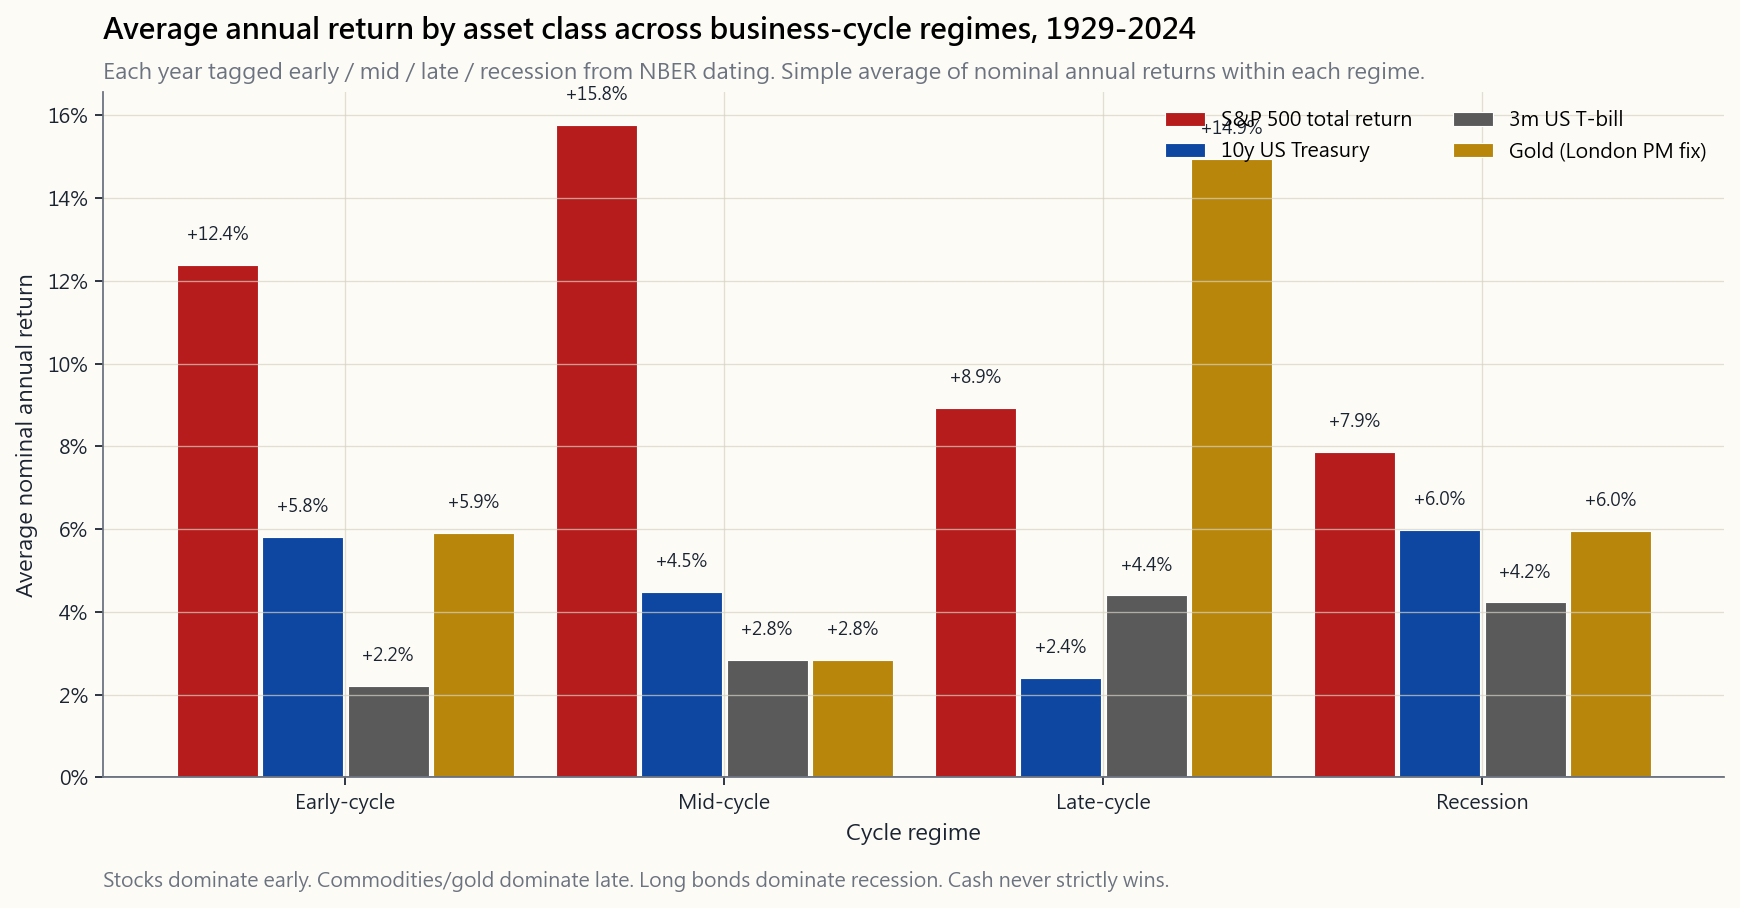

Reproduce this figure in Python.
"""Week 10, §2.5 — Average annual return by asset class across 4 regimes.

Each year 1929-2024 is tagged with one of {early, mid, late, recession}.
Bars: simple average of nominal annual returns inside each regime, for
4 asset classes: S&P 500 total return, 10y Treasuries, 3m T-bills, gold.

The S&P / Treasury / T-bill series come from the embedded Damodaran
table (scripts.market_data). Gold annual returns are embedded inline
below from London PM-fix year-end prices (1929-2024).

The regime tag per year is a simplified business-cycle label based on
NBER peaks/troughs and yoy real GDP direction:
    recession  -- year overlapping an NBER recession >= 4 months
    early      -- the 1-2 years immediately following a recession trough
    late       -- the 1-2 years immediately preceding a recession peak
    mid        -- everything else (steady expansion)

Run:
    uv run python course/image/week10_asset_class_by_regime.py
"""

from __future__ import annotations

import sys
from pathlib import Path

import matplotlib.pyplot as plt
import numpy as np
import pandas as pd

sys.path.insert(0, str(Path(__file__).resolve().parents[2]))

from scripts.chart_helpers import (  # noqa: E402
    PALETTE_LIGHT,
    render_for_all_locales,
    style_axes,
)
from scripts.market_data import damodaran_annual_returns  # noqa: E402

OUT_DIR = Path(__file__).parent
BASE = "week10_asset_class_by_regime"

# ---------------------------------------------------------------------------
# Regime tag per year (1929-2024). Hand-built from NBER recession dating +
# proximity to peak/trough. Categories: recession, early, mid, late.
# ---------------------------------------------------------------------------
REGIME = {
    # Great Depression contractions
    1929: "late", 1930: "recession", 1931: "recession", 1932: "recession",
    1933: "recession", 1934: "early", 1935: "early", 1936: "mid",
    1937: "late", 1938: "recession", 1939: "early", 1940: "early",
    # WWII expansion / 1945 recession
    1941: "mid", 1942: "mid", 1943: "mid", 1944: "late",
    1945: "recession", 1946: "early", 1947: "early",
    # 1948-49 recession
    1948: "late", 1949: "recession", 1950: "early", 1951: "early", 1952: "mid",
    # 1953-54 recession
    1953: "recession", 1954: "recession", 1955: "early", 1956: "mid",
    # 1957-58 recession
    1957: "recession", 1958: "recession", 1959: "early",
    # 1960-61 recession
    1960: "recession", 1961: "early", 1962: "early", 1963: "mid",
    1964: "mid", 1965: "mid", 1966: "late", 1967: "late", 1968: "late",
    # 1969-70 recession
    1969: "recession", 1970: "recession", 1971: "early", 1972: "mid",
    # 1973-75 recession (stagflation)
    1973: "recession", 1974: "recession", 1975: "recession",
    1976: "early", 1977: "mid", 1978: "late", 1979: "late",
    # 1980 + 1981-82 recessions
    1980: "recession", 1981: "recession", 1982: "recession",
    1983: "early", 1984: "early", 1985: "mid", 1986: "mid", 1987: "mid",
    1988: "mid", 1989: "late",
    # 1990-91 recession
    1990: "recession", 1991: "recession", 1992: "early", 1993: "early",
    1994: "mid", 1995: "mid", 1996: "mid", 1997: "mid", 1998: "mid",
    1999: "late", 2000: "late",
    # 2001 recession
    2001: "recession", 2002: "early", 2003: "early", 2004: "mid", 2005: "mid",
    2006: "late", 2007: "late",
    # 2008-09 recession
    2008: "recession", 2009: "recession", 2010: "early", 2011: "early",
    2012: "mid", 2013: "mid", 2014: "mid", 2015: "mid", 2016: "mid",
    2017: "mid", 2018: "mid", 2019: "late",
    # 2020 recession
    2020: "recession", 2021: "early", 2022: "late", 2023: "late",
    2024: "late",
}

# ---------------------------------------------------------------------------
# Gold annual returns (decimals), USD year-end London PM fix.
# Pre-1934 = $20.67/oz fixed; 1934 dollar devaluation lifted to $35
# (treated as a single ~+69% nominal step in 1934). $35 fixed
# 1934-1971; freely floating from 1971. Numbers below are conventional
# year-end-to-year-end returns.
# ---------------------------------------------------------------------------
GOLD = {
    1929: 0.000, 1930: 0.000, 1931: 0.000, 1932: 0.000, 1933: 0.000,
    1934: 0.6929,
    1935: 0.000, 1936: 0.000, 1937: 0.000, 1938: 0.000, 1939: 0.000,
    1940: 0.000, 1941: 0.000, 1942: 0.000, 1943: 0.000, 1944: 0.000,
    1945: 0.000, 1946: 0.000, 1947: 0.000, 1948: 0.000, 1949: 0.000,
    1950: 0.000, 1951: 0.000, 1952: 0.000, 1953: 0.000, 1954: 0.000,
    1955: 0.000, 1956: 0.000, 1957: 0.000, 1958: 0.000, 1959: 0.000,
    1960: 0.000, 1961: 0.000, 1962: 0.000, 1963: 0.000, 1964: 0.000,
    1965: 0.000, 1966: 0.000, 1967: 0.000, 1968: 0.000, 1969: 0.000,
    1970: 0.000,
    1971: 0.143, 1972: 0.434, 1973: 0.731, 1974: 0.660, 1975: -0.246,
    1976: -0.040, 1977: 0.213, 1978: 0.371, 1979: 1.268, 1980: 0.150,
    1981: -0.328, 1982: 0.144, 1983: -0.157, 1984: -0.190, 1985: 0.058,
    1986: 0.211, 1987: 0.241, 1988: -0.155, 1989: -0.025, 1990: -0.026,
    1991: -0.103, 1992: -0.058, 1993: 0.171, 1994: -0.022, 1995: 0.010,
    1996: -0.046, 1997: -0.215, 1998: -0.007, 1999: 0.012, 2000: -0.057,
    2001: 0.024, 2002: 0.243, 2003: 0.193, 2004: 0.052, 2005: 0.182,
    2006: 0.231, 2007: 0.310, 2008: 0.054, 2009: 0.244, 2010: 0.295,
    2011: 0.103, 2012: 0.071, 2013: -0.281, 2014: -0.019, 2015: -0.104,
    2016: 0.085, 2017: 0.135, 2018: -0.019, 2019: 0.184, 2020: 0.245,
    2021: -0.036, 2022: -0.005, 2023: 0.131, 2024: 0.270,
}


REGIME_ORDER = ["early", "mid", "late", "recession"]

LANG_STRINGS = {
    "en": {
        "title":    "Average annual return by asset class across business-cycle regimes, 1929-2024",
        "subtitle": "Each year tagged early / mid / late / recession from NBER dating. Simple average of nominal annual returns within each regime.",
        "xlabel":   "Cycle regime",
        "ylabel":   "Average nominal annual return",
        "stocks":   "S&P 500 total return",
        "tbond":    "10y US Treasury",
        "tbill":    "3m US T-bill",
        "gold":     "Gold (London PM fix)",
        "regimes":  ["Early-cycle", "Mid-cycle", "Late-cycle", "Recession"],
        "ann":      "Stocks dominate early. Commodities/gold dominate late. Long bonds dominate recession. Cash never strictly wins.",
    },
    "hk": {
        "title":    "各資產類別在景氣循環四階段的平均年回報,1929-2024",
        "subtitle": "依 NBER 日期將每年標為 早期/中期/晚期/衰退,計算每階段的名義年回報簡單平均。",
        "xlabel":   "景氣循環階段",
        "ylabel":   "平均名義年回報",
        "stocks":   "標普 500 總回報",
        "tbond":    "10 年期美國國債",
        "tbill":    "3 個月美國國庫券",
        "gold":     "黃金(倫敦下午定盤)",
        "regimes":  ["早期", "中期", "晚期", "衰退"],
        "ann":      "早期股票領先;晚期商品/黃金領先;衰退長債領先;現金從不長期勝出。",
    },
    "tw": {
        "title":    "各資產類別在景氣循環四階段的平均年報酬,1929-2024",
        "subtitle": "依 NBER 日期將每年標為 早期/中期/晚期/衰退,計算每階段的名義年報酬簡單平均。",
        "xlabel":   "景氣循環階段",
        "ylabel":   "平均名義年報酬",
        "stocks":   "標普 500 總報酬",
        "tbond":    "10 年期美國公債",
        "tbill":    "3 個月美國國庫券",
        "gold":     "黃金(倫敦下午定盤)",
        "regimes":  ["早期", "中期", "晚期", "衰退"],
        "ann":      "早期股票領先;晚期商品/黃金領先;衰退長債領先;現金從不長期勝出。",
    },
    "cn": {
        "title":    "各资产类别在经济周期四阶段的平均年回报,1929-2024",
        "subtitle": "按 NBER 日期将每年标为 早期/中期/晚期/衰退,计算各阶段的名义年回报简单平均。",
        "xlabel":   "周期阶段",
        "ylabel":   "平均名义年回报",
        "stocks":   "标普 500 总回报",
        "tbond":    "10 年期美国国债",
        "tbill":    "3 个月美国国库券",
        "gold":     "黄金(伦敦下午定盘)",
        "regimes":  ["早期", "中期", "晚期", "衰退"],
        "ann":      "早期股票领先;晚期商品/黄金领先;衰退长债领先;现金从不长期胜出。",
    },
}


def _avg_by_regime() -> pd.DataFrame:
    """Return a 4x4 frame: rows = regimes, columns = asset classes."""
    df = damodaran_annual_returns().copy()
    df["Gold"] = pd.Series(GOLD)
    df["regime"] = pd.Series(REGIME)
    df = df.dropna(subset=["regime"])

    out = (
        df.groupby("regime")[["SP500", "TBond10Y", "TBill3M", "Gold"]]
          .mean()
          .reindex(REGIME_ORDER)
    )
    return out


def build_fig(s):
    avg = _avg_by_regime()
    p = PALETTE_LIGHT
    fig, ax = plt.subplots(figsize=(11, 5.8))
    style_axes(ax, p)

    asset_cols = ["SP500", "TBond10Y", "TBill3M", "Gold"]
    asset_lbls = [s["stocks"], s["tbond"], s["tbill"], s["gold"]]
    asset_colors = [p["red"], p["blue"], p["grey"], p["accent"]]

    n_reg = len(REGIME_ORDER)
    n_ass = len(asset_cols)
    width = 0.9 / n_ass
    x_base = np.arange(n_reg)

    for i, (col, lbl, c) in enumerate(zip(asset_cols, asset_lbls, asset_colors)):
        vals = avg[col].values
        xs = x_base + (i - (n_ass - 1) / 2) * width
        ax.bar(xs, vals, width=width * 0.95, color=c, label=lbl,
               edgecolor="white", linewidth=0.5)
        for xi, v in zip(xs, vals):
            va = "bottom" if v >= 0 else "top"
            offset = 0.005 if v >= 0 else -0.005
            ax.text(xi, v + offset, f"{v*100:+.1f}%",
                    ha="center", va=va, fontsize=8, color=p["fg"])

    ax.axhline(0, color=p["muted"], linewidth=0.7)
    ax.set_xticks(x_base)
    ax.set_xticklabels(s["regimes"])
    ax.yaxis.set_major_formatter(plt.FuncFormatter(lambda v, _: f"{v*100:.0f}%"))
    ax.set_xlabel(s["xlabel"])
    ax.set_ylabel(s["ylabel"])
    ax.set_title(s["title"], fontsize=13, fontweight="bold", loc="left", pad=24)
    ax.text(0, 1.02, s["subtitle"], transform=ax.transAxes,
            fontsize=10, color=p["muted"])

    ax.legend(loc="upper right", frameon=False, fontsize=9, ncol=2)

    ax.text(0, -0.16, s["ann"], transform=ax.transAxes,
            fontsize=9, color=p["muted"])

    fig.tight_layout()
    return fig


if __name__ == "__main__":
    paths = render_for_all_locales(BASE, OUT_DIR, build_fig, LANG_STRINGS)
    for pth in paths:
        print(f"wrote {pth}")
